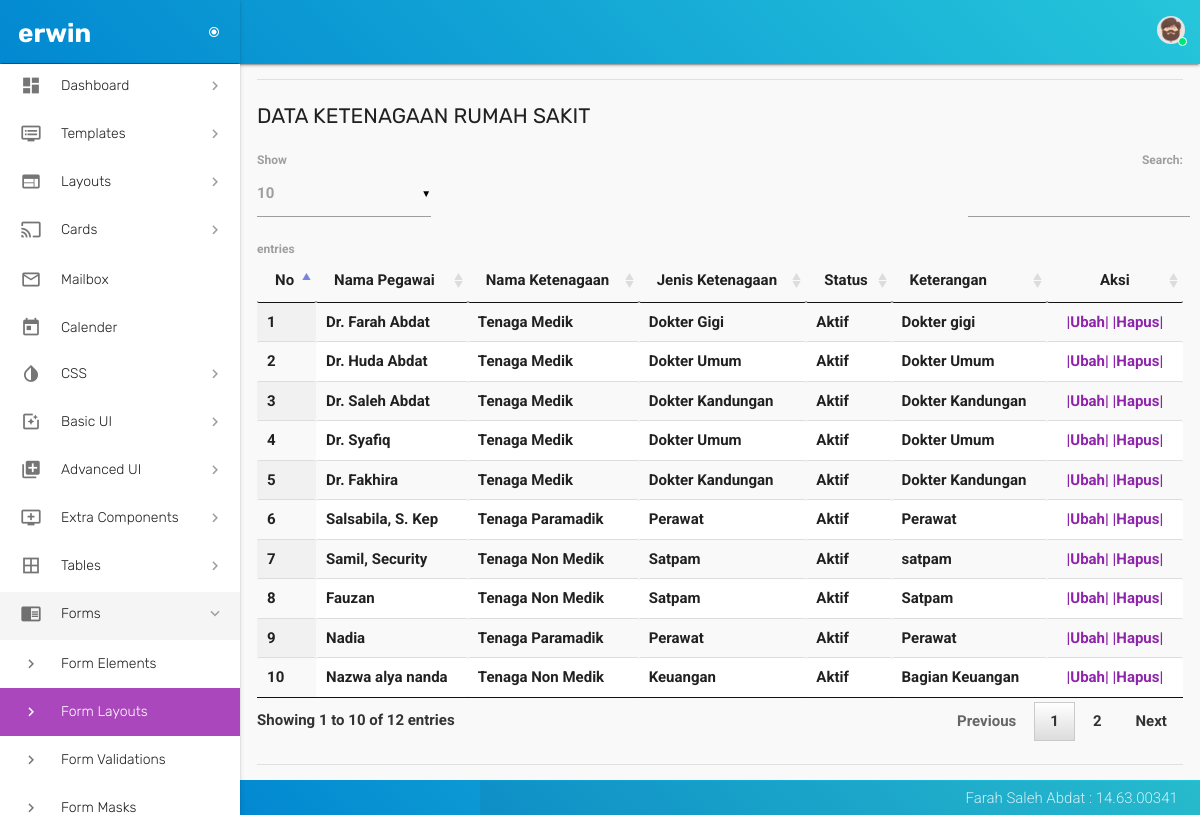
Screenshot of /ketenagaan_data.php (signed in) with the database file from the repository.
### tables this page shows
CREATE TABLE `ketenagaan_rs` (
  `id_ketenagaan` int(21) NOT NULL,
  `id_pegawai` int(21) NOT NULL,
  `nama_ketenagaan` enum('Tenaga Medik','Tenaga Paramadik','Tenaga Penunjang Medik','Tenaga Non Medik') NOT NULL,
  `jenis_ketenagaan` varchar(70) NOT NULL,
  `status` enum('Aktif','NonAktif') NOT NULL,
  `keterangan` text NOT NULL
);

CREATE TABLE `pegawai` (
  `id_pegawai` int(21) NOT NULL,
  `nip` varchar(21) NOT NULL,
  `nama_pegawai` varchar(30) NOT NULL,
  `jabatan_pegawai` varchar(30) NOT NULL,
  `status` enum('On','Off') NOT NULL DEFAULT 'On',
  `jenis_pegawai` enum('Permanen','Kontrak','Outsourcing') NOT NULL,
  `nama_pt` varchar(100) DEFAULT NULL,
  `tgl_lahir` date NOT NULL,
  `tgl_masuk_kerja` date NOT NULL,
  `tgl_keluar_kerja` date DEFAULT NULL,
  `jenis_kelamin` enum('Laki-laki','Perempuan') NOT NULL,
  `agama` enum('Islam','Kristen','Hindu','Budha','Protestan') NOT NULL,
  `pendidikan_akhir` varchar(30) NOT NULL,
  `no_telepon` varchar(21) NOT NULL,
  `no_telepon_rumah` varchar(21) NOT NULL,
  `kabupaten_kota` varchar(30) NOT NULL,
  `kecamatan` varchar(30) DEFAULT NULL,
  `desa` varchar(30) DEFAULT NULL,
  `rt_rw` varchar(30) DEFAULT NULL,
  `alamat_jln` varchar(30) NOT NULL,
  `jumlah` int(21) NOT NULL DEFAULT '0'
);

### ketenagaan_data.php (the view, shortened to what this page needs)
<?php
 if (empty($_SESSION['username'])) {
 header("location:login_form.php");
 }
 else {
 ?>
<!DOCTYPE html>
<html lang="en">
  <head>
    <link href="assets/css/materialize.css" type="text/css" rel="stylesheet">
    <link href="assets/css/style.css" type="text/css" rel="stylesheet">
    <link href="assets/css/custom.css" type="text/css" rel="stylesheet">
    <link href="assets/css/perfect-scrollbar.css" type="text/css" rel="stylesheet">
    <link href="assets/css/jquery-jvectormap.css" type="text/css" rel="stylesheet">
    <link href="assets/css/jquery.dataTables.min.css" type="text/css" rel="stylesheet">
  </head>
  <body>
  <?php include 'config/header.php'; ?>
  <?php include 'config/menu.php'; ?>
        <section id="content">
          <div class="container">
            <div class="section">
              <div class="divider"></div>
              <div id="table-datatables">
                <h4 class="header">Data Ketenagaan Rumah Sakit</h4>
                <div class="row">
                  <div class="col s12">
                    <table id="data-table-simple" class="responsive-table display" cellspacing="0">
                        <thead>
                        <tr>
                        <th> No </th>
                        <th> Nama Pegawai </th>
                        <th> Nama Ketenagaan </th>
                        <th> Jenis Ketenagaan </th>
                        <th> Status </th>
                        <th> Keterangan </th>
                        <th style="width:100px;text-align: center;"> Aksi </th>
                        </tr>
                        </thead>
                       <tbody>
                        <?php
                        include 'config/koneksiDB.php';
                        $query = "SELECT pegawai.nama_pegawai, ketenagaan_rs.id_ketenagaan, ketenagaan_rs.id_pegawai, ketenagaan_rs.nama_ketenagaan, ketenagaan_rs.jenis_ketenagaan, ketenagaan_rs.status, ketenagaan_rs.keterangan FROM ketenagaan_rs LEFT JOIN pegawai ON pegawai.id_pegawai = ketenagaan_rs.id_pegawai";
                        $result=mysqli_query($koneksi, $query) or die(mysqli_error());
                        $no=1;
                        while ($data = mysqli_fetch_array($result, MYSQLI_BOTH)){
                        ?>
                        <tr>
                        <td><?php echo $no++; ?></td>
                        <td><?php echo $data['nama_pegawai']; ?></td>
                        <td><?php echo $data['nama_ketenagaan']; ?></td>
                        <td><?php echo $data['jenis_ketenagaan']; ?></td>
                        <td><?php echo $data['status']; ?></td>
                        <td><?php echo $data['keterangan']; ?></td>
                        <td style="width:100px;text-align: center;">
                        <?php echo "
                        <a href='ketenagaan_form_ubah.php?id_ketenagaan=$data[id_ketenagaan]'>|Ubah|</a>
                        <a href='ketenagaan_proses_hapus.php?id_ketenagaan=$data[id_ketenagaan]' onclick=\"return confirm('Anda yakin akan menghapus data ?')\">|Hapus|</a>";
                        ?>
                        </td>
                        </tr>
                        <?php
                        }
                        ?>
                   </tbody>
                    </table>
                  </div>
                </div>
              </div>
            <br>
          <div class="divider"></div>
        </div>
      </div>
    </section>
    <?php include 'config/footer.php'; ?>
  </body>
</html>
<?php } ?>

### rows the page displays
ketenagaan_rs: id_pegawai.nama_pegawai "Dr. Farah Abdat", nama_ketenagaan "Tenaga Medik", jenis_ketenagaan "Dokter Gigi", status "Aktif", keterangan "Dokter gigi"
ketenagaan_rs: id_pegawai.nama_pegawai "Dr. Huda Abdat", nama_ketenagaan "Tenaga Medik", jenis_ketenagaan "Dokter Umum", status "Aktif", keterangan "Dokter Umum"
ketenagaan_rs: id_pegawai.nama_pegawai "Dr. Saleh Abdat", nama_ketenagaan "Tenaga Medik", jenis_ketenagaan "Dokter Kandungan", status "Aktif", keterangan "Dokter Kandungan"
ketenagaan_rs: id_pegawai.nama_pegawai "Dr. Syafiq", nama_ketenagaan "Tenaga Medik", jenis_ketenagaan "Dokter Umum", status "Aktif", keterangan "Dokter Umum"
ketenagaan_rs: id_pegawai.nama_pegawai "Dr. Fakhira", nama_ketenagaan "Tenaga Medik", jenis_ketenagaan "Dokter Kandungan", status "Aktif", keterangan "Dokter Kandungan"
ketenagaan_rs: id_pegawai.nama_pegawai "Salsabila, S. Kep", nama_ketenagaan "Tenaga Paramadik", jenis_ketenagaan "Perawat", status "Aktif", keterangan "Perawat"
ketenagaan_rs: id_pegawai.nama_pegawai "Samil, Security", nama_ketenagaan "Tenaga Non Medik", jenis_ketenagaan "Satpam", status "Aktif", keterangan "satpam"
ketenagaan_rs: id_pegawai.nama_pegawai "Fauzan", nama_ketenagaan "Tenaga Non Medik", jenis_ketenagaan "Satpam", status "Aktif", keterangan "Satpam"
ketenagaan_rs: id_pegawai.nama_pegawai "Nadia", nama_ketenagaan "Tenaga Paramadik", jenis_ketenagaan "Perawat", status "Aktif", keterangan "Perawat"
ketenagaan_rs: id_pegawai.nama_pegawai "Nazwa alya nanda", nama_ketenagaan "Tenaga Non Medik", jenis_ketenagaan "Keuangan", status "Aktif", keterangan "Bagian Keuangan"

### other values shown
$_SESSION['username'] "erwin"
